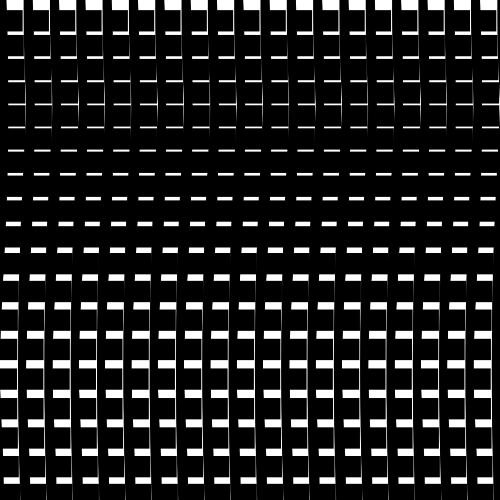
Frame 1 (no input)
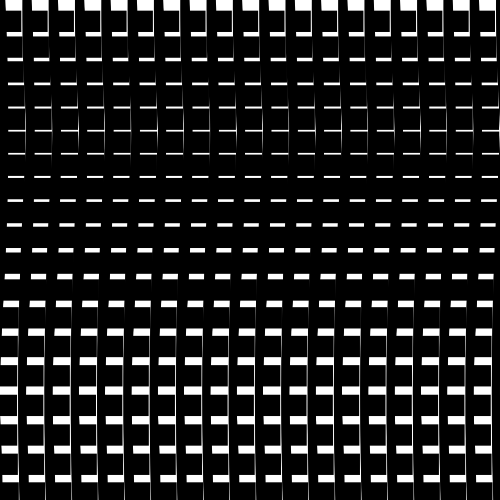
Frame 60 (the mouse pressed at the canvas centre just before this capture)
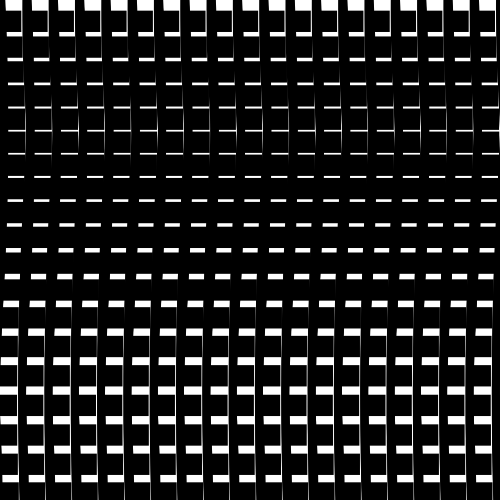
Frame 120 (the mouse held since frame 60 and released just before this capture)

The Processing sketch that drew these frames (run headless with seeded random() and noise(); from frame 60 on, the mouse is pressed at the canvas centre):

// Processing sketch: processing_152165
// ── processing_152165.pde

/*
 * Creative Coding
 * Week 2, 05 - Moving Patterns 1
 * by Indae Hwang and Jon McCormack
 * Copyright (c) 2014 Monash University
 * Adapted by Jessica Cheeseman
 *
 * This sketch builds on the previous sketches, drawing shapes based on the
 * current framerate. The movement of individual shapes combine to create a
 * gestalt field of motion. Use the arrow keys on your keyboard to change the
 * frame rate. 
 * 
 */

// variable used to store the current frame rate value
int frame_rate_value;

void setup() {
  size(500, 500);

  frame_rate_value = 10;
  frameRate(frame_rate_value);
  ellipseMode(CENTER);
  colorMode(RGB);
  background(255);
}


void draw() {

  background(255);

  int num = 20;
  int margin = 0;
  float gutter = 5; //distance between each cell
  float cellsize = ( width - (2 * margin) - gutter * (num - 1) ) / (num - 1);
  

  int circleNumber = 0; // counter
  for (int i=0; i<num; i++) {
    for (int j=0; j<num; j++) {
      circleNumber = (i * num) + j; // different way to calculate the circle number from w2_04

      float tx = margin + cellsize * i + gutter * i;
      float ty = margin + cellsize * j + gutter * j;

      movingCircle(tx, ty, cellsize, circleNumber);
    }
  }
} //end of draw 


void movingCircle(float x, float y, float size, int circleNum) {

  float finalAngle;
  finalAngle = frameCount + circleNum;

  //the rotating angle for each tempX and tempY postion is affected by frameRate and angle;  
  float tempX = x + (size / 5) * sin(PI / frame_rate_value * finalAngle);
  float tempY = y + (size / 2) * cos(PI / frame_rate_value * finalAngle);

  noStroke();
  fill(0);
  rect(tempX, tempY, size/1, size/1);
  ellipse(tempX, tempY, 8, size*8);
  stroke(255);
  noFill();
  stroke(5);
  
}


/*
 * keyReleased function
 *
 * called automatically by Processing when a keyboard key is released
 */
void keyReleased() {

  // right arrow -- increase frame_rate_value
  if (keyCode == RIGHT && frame_rate_value < 60) {
    frame_rate_value++;
  }

  // left arrow -- decrease frame_rate_value
  if ( keyCode == LEFT && frame_rate_value > 1) {
    frame_rate_value--;
  }

  // set the frameRate and print current value on the screen
  frameRate(frame_rate_value);
  println("Current frame Rate is: " + frame_rate_value);
}
